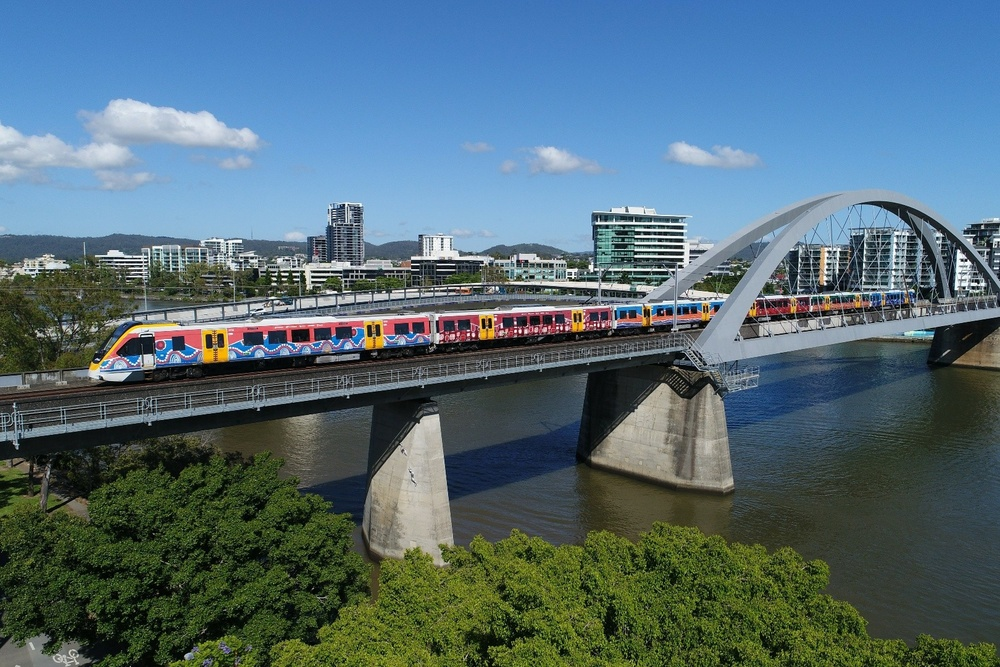
#> input picture queensland_rail_cover.jpg, 1000 x 667 px, shrunk from 1620 x 1080 before the run
$ python draw_image.py
#> lines starting #> are read from the running program, lines starting #| are printed output that depends on the picture
from PIL import Image

import matplotlib.pyplot as plt
import numpy as np

img = np.asarray(Image.open('./queensland_rail_cover.jpg'))
#> img is the input picture: shape (667, 1000, 3); mean R, G, B 83.6, 107.4, 117
print(repr(img))
#> (printed output is left out)

imgplot = plt.imshow(img)

# Apply a color filter to highlight data
# Pick one channel for out data
lum_img = img[:,:,0]
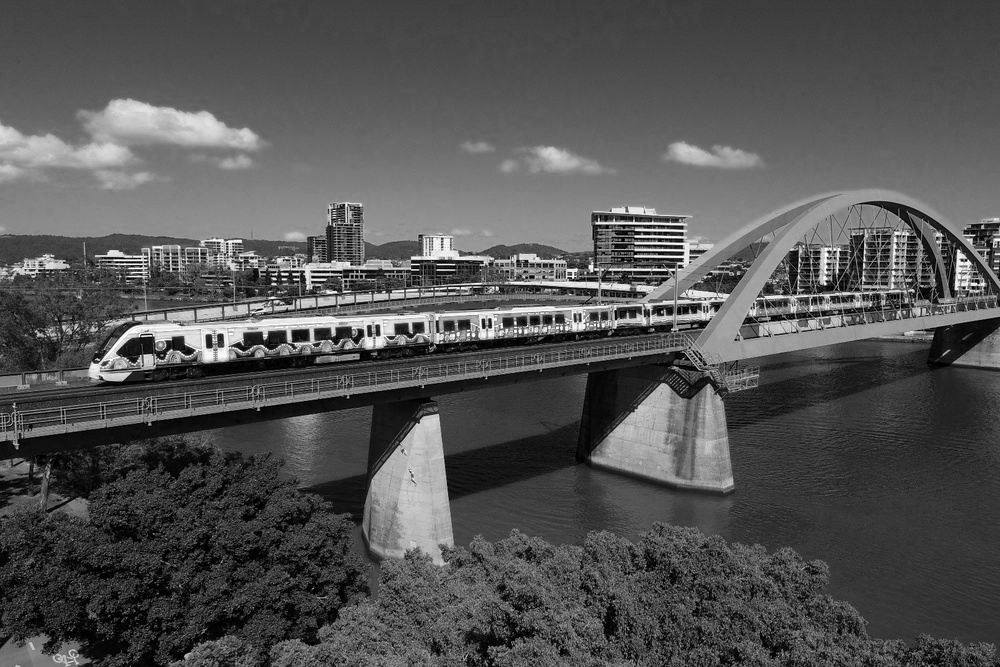
#> lum_img: shape (667, 1000); min 0, max 255, mean 83.6

# Choose color to luminate the image
plt.imshow(lum_img, cmap="hot")

# Examine a specific data range
imgplot = plt.imshow(lum_img)
imgplot.set_clim(0, 175)
plt.show()
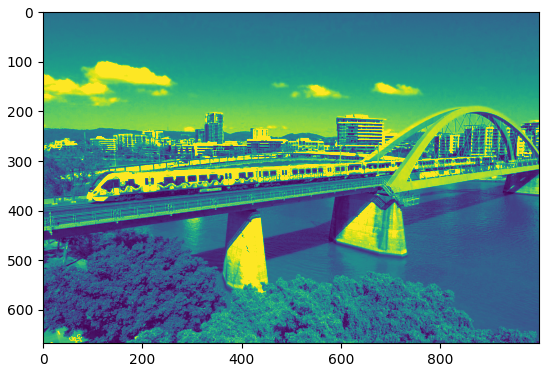
#> figure drawn by matplotlib, 1 panel
